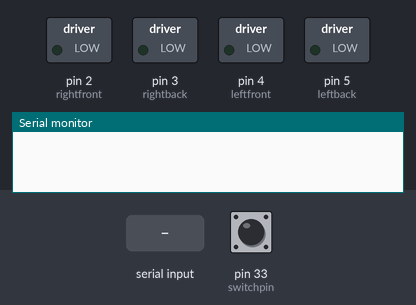
Recording of a sketch running on a simulated Arduino Mega 2560, built with avr-gcc and run on an emulated ATmega2560. On the bench: switched loads named in the sketch (green lamp = pin HIGH), the last lines printed to the serial monitor. The inputs (shaded band) are chosen by the test bench; at power-on: pin 33 (switchpin) HIGH. Random numbers use the default seed unless the sketch sets one.

Above: at 1.2 s.
1.3 s: pin 33 (switchpin) pulled LOW for 0.15 s
2.9 s: pin 33 (switchpin) driven LOW
5.9 s: "1" received over the second serial link
At 6.4 s:
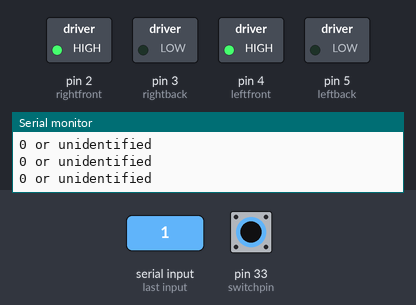
7.4 s: "2" received over the second serial link
At 8.2 s:
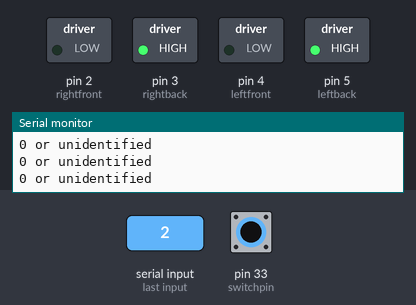
8.9 s: "3" received over the second serial link
At 9.3 s:
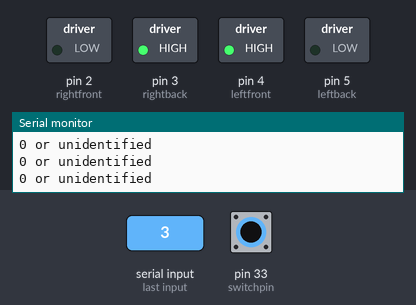
10.4 s: "4" received over the second serial link
At 11.6 s:
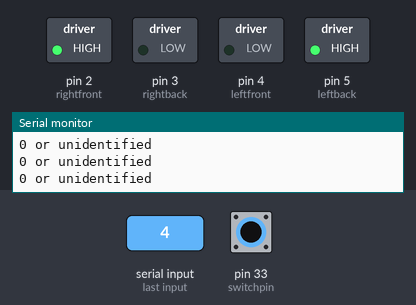
Timing chart, 0 to 12.9 s (numbered marks = the images above; inputs shaded):
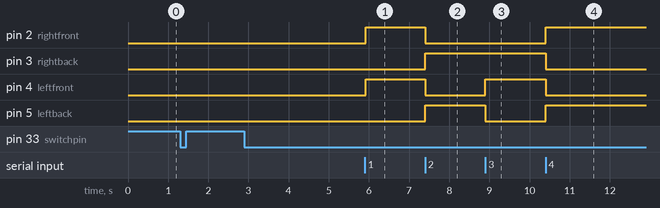

Measured:
- after the input at 5.9 s, pin 2 (rightfront), pin 4 (leftfront): LOW → HIGH at once
- after the input at 7.4 s, pin 2 (rightfront), pin 4 (leftfront): HIGH → LOW at once; pin 3 (rightback), pin 5 (leftback): LOW → HIGH at once
- after the input at 8.9 s, pin 4 (leftfront): LOW → HIGH at once; pin 5 (leftback): HIGH → LOW at once
- after the input at 10.4 s, pin 2 (rightfront), pin 5 (leftback): LOW → HIGH at once; pin 3 (rightback), pin 4 (leftfront): HIGH → LOW at once

The sketch:

car_receiver.ino
```cpp
#include <SPI.h>
#include <SoftwareSerial.h>
SoftwareSerial mySerial(10, 11); // RX, TX

byte switchpin = 33;
long duration;
int distance;
int safedist = 17;
int safefalldist = 3;
byte usltrig = 13;
byte uslecho = 12;
//pin 10 and 11 for bt rx(10) and tx(11)
byte usrtrig = 7;
byte usrecho = 6;
byte usftrig = 23;
byte usfecho = 25;
byte usledgtrig = 8;
byte usledgecho = 9;
int leftdist;
int leftdur;
int frontdist;
int frontdur;
int rightdist;
int rightdur;

int ledgedist;
int ledgedur;
byte buzz = 27;
byte pir = 29;

byte rightfront = 2;
byte rightback = 3;
byte leftfront = 4;
byte leftback = 5;
byte cb;
int state = 0;

bool switchon;


void setup() {
  pinMode(switchpin, INPUT_PULLUP);

  pinMode(usfecho, INPUT);
  pinMode(usftrig, OUTPUT);
  pinMode(usrecho, INPUT);
  pinMode(usrtrig, OUTPUT);
  pinMode(uslecho, INPUT);
  pinMode(usltrig, OUTPUT);

  pinMode(rightfront, OUTPUT);
  pinMode(rightback, OUTPUT);
  pinMode(leftfront, OUTPUT);
  pinMode(leftback, OUTPUT);

   Serial.begin(9600);
 mySerial.begin(9600);
}

void loop() {

  if (digitalRead(switchpin) == LOW) {
    switchon = true;
  } else {
    switchon = false;
  }


  if (switchon == true) {
    if(mySerial.available() > 0){ // Checks whether data is comming from the serial port
    state = mySerial.read(); // Reads the data from the serial port
 }
 // Controlling the motors
 if (state == '1') {
  digitalWrite(rightfront, HIGH);
  digitalWrite(rightback, LOW);
  digitalWrite(leftfront, HIGH);
  digitalWrite(leftback, LOW);
 }
 else if (state == '2') {
  digitalWrite(rightfront, LOW);
  digitalWrite(rightback, HIGH);
  digitalWrite(leftfront, LOW);
  digitalWrite(leftback, HIGH);
 }
 else if (state == '3') {
  digitalWrite(rightfront, LOW);
  digitalWrite(rightback, HIGH);
  digitalWrite(leftfront, HIGH);
  digitalWrite(leftback, LOW);
 }
  else if (state == '4') {
  digitalWrite(rightfront, HIGH);
  digitalWrite(rightback, LOW);
  digitalWrite(leftfront, LOW);
  digitalWrite(leftback, HIGH);
 }
 else
 {
   Serial.println("0 or unidentified");
   digitalWrite(rightfront, LOW);
  digitalWrite(rightback, LOW);
  digitalWrite(leftfront, LOW);
  digitalWrite(leftback, LOW);
 }

  }

  if (switchon = false) {

    digitalWrite(usftrig, LOW);
    digitalWrite(usltrig, LOW);
    digitalWrite(usrtrig, LOW);
    digitalWrite(usledgtrig, LOW);

    delayMicroseconds(2);

    digitalWrite(usftrig, HIGH);
    digitalWrite(usltrig, HIGH);
    digitalWrite(usrtrig, HIGH);
    digitalWrite(usledgtrig, HIGH);

    delayMicroseconds(10);

    digitalWrite(usftrig, LOW);
    digitalWrite(usltrig, LOW);
    digitalWrite(usrtrig, LOW);
    digitalWrite(usledgtrig, LOW);

    frontdur = pulseIn(usfecho, HIGH);
    leftdur = pulseIn(uslecho, HIGH);
    rightdur = pulseIn(usrecho, HIGH);
    ledgedur = pulseIn(usledgecho, HIGH);
    frontdist = frontdur * 0.034 / 2;
    leftdist = leftdur * 0.034 / 2;
    rightdist = rightdur * 0.034 / 2;
    ledgedist = ledgedur * 0.034 / 2;

    if (digitalRead(pir) == HIGH) {
      digitalWrite(buzz, HIGH);
      delay(30000);
      digitalWrite(buzz, LOW);
    }


    if (frontdist <= safedist && leftdist >= safedist && rightdist >= safedist) {

      //  Serial.println("obstacle infront ! , turning");
      cb = random(0, 2);
      if (cb == 0) {
        digitalWrite(rightfront, HIGH);
        digitalWrite(rightback, LOW);
        digitalWrite(leftfront, LOW);
        digitalWrite(leftback, HIGH);
        delay(600);
      } else if (cb == 1) {
        digitalWrite(rightfront, LOW);
        digitalWrite(rightback, HIGH);
        digitalWrite(leftfront, HIGH);
        digitalWrite(leftback, LOW);
        delay(600);
      }

      if (digitalRead(pir) == HIGH) {
        digitalWrite(buzz, HIGH);
        delay(30000);
        digitalWrite(buzz, LOW);
      }


    } if (frontdist <= safedist && leftdist >= safedist && rightdist <= safedist) {
      digitalWrite(rightfront, HIGH);
      digitalWrite(rightback, LOW);
      digitalWrite(leftfront, LOW);
      digitalWrite(leftback, HIGH);
      //  Serial.println("obstacle infront and on right , turning left");
      if (digitalRead(pir) == HIGH) {
        digitalWrite(buzz, HIGH);
        delay(30000);
        digitalWrite(buzz, LOW);
      }

      delay(600);

    }

      else if (frontdist <= safedist && leftdist <= safedist && rightdist >= safedist) {
      digitalWrite(rightfront, LOW);
      digitalWrite(rightback, HIGH);
      digitalWrite(leftfront, HIGH);
      digitalWrite(leftback, LOW);
      delay(600);
      //   Serial.println("obstacle infront and on left , turning right");
      if (digitalRead(pir) == HIGH) {
        digitalWrite(buzz, HIGH);
        delay(30000);
        digitalWrite(buzz, LOW);
      }

      delay(600);
    } else if (frontdist <= safedist && leftdist <= safedist && rightdist <= safedist) {
      digitalWrite(rightfront, LOW);
      digitalWrite(rightback, HIGH);
      digitalWrite(leftfront, LOW);
      digitalWrite(leftback, HIGH);
      delay(3500);
      //  Serial.println("obstacle in front & right & left, going back and turning");
      if (digitalRead(pir) == HIGH) {
        digitalWrite(buzz, HIGH);
        delay(30000);
        digitalWrite(buzz, LOW);
      }

      cb = random(0, 2);

      if (cb == 0) {
        digitalWrite(rightfront, HIGH);
        digitalWrite(rightback, LOW);
        digitalWrite(leftfront, LOW);
        digitalWrite(leftback, HIGH);
        delay(600);
      } else if (cb == 1) {
        digitalWrite(rightfront, LOW);
        digitalWrite(rightback, HIGH);
        digitalWrite(leftfront, HIGH);
        digitalWrite(leftback, LOW);
        delay(600);
      }
    } else {
    digitalWrite(rightfront, HIGH);
    digitalWrite(rightback, LOW);
    digitalWrite(leftfront, HIGH);
    digitalWrite(leftback, LOW);
    }
  }
}
```
